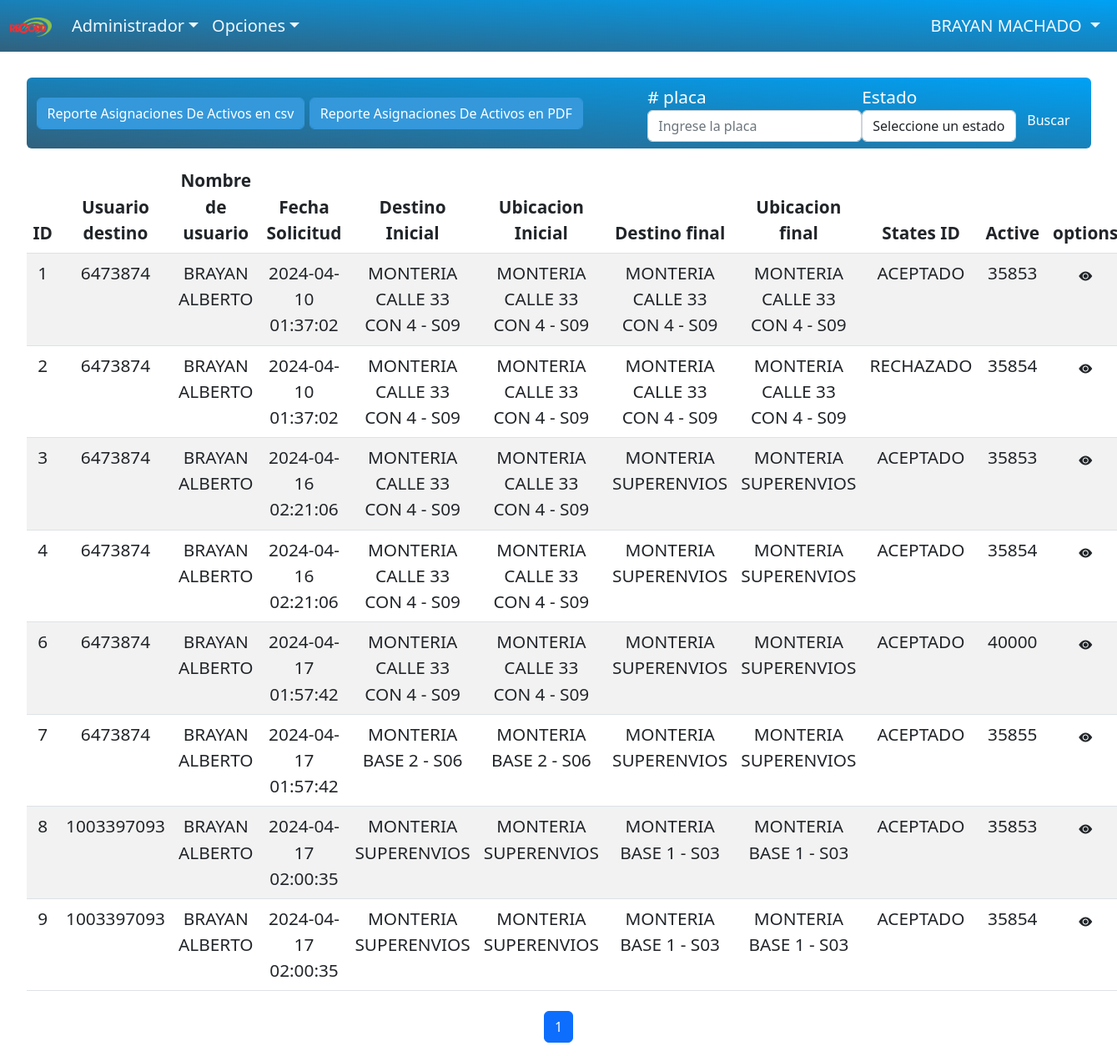
The page /administrador/asignaciones_de_activos.php (signed in) on the database its author committed.
### tables this page shows
CREATE TABLE `activos_solicitud` (
  `id` int NOT NULL,
  `id_solicitud` int DEFAULT NULL,
  `id_activo` int NOT NULL,
  `ubicacion_inicial` int DEFAULT NULL,
  `destino_inicial` int DEFAULT NULL,
  `estado` int DEFAULT '3',
  `id_usuario_destino` int NOT NULL,
  `fecha_creacion` timestamp NULL DEFAULT CURRENT_TIMESTAMP
);

CREATE TABLE `solicitudes_transferencia` (
  `id` int NOT NULL,
  `usuario_origen` int NOT NULL,
  `usuario_destino` int NOT NULL,
  `zona` int DEFAULT NULL,
  `centro_costo` int NOT NULL,
  `destino` int NOT NULL,
  `ubicacion` int NOT NULL,
  `fecha_solicitud` timestamp NULL DEFAULT CURRENT_TIMESTAMP,
  `estado` int NOT NULL DEFAULT '3'
);

CREATE TABLE `usuarios` (
  `identificacion` int NOT NULL,
  `nombres` varchar(45) DEFAULT NULL,
  `apellidos` varchar(50) NOT NULL,
  `usuario` varchar(45) DEFAULT NULL,
  `password` varchar(5000) DEFAULT NULL,
  `rol` int DEFAULT NULL,
  `fk_idzona` int DEFAULT NULL,
  `estado` int DEFAULT NULL
);

CREATE TABLE `destino` (
  `desti_id` int NOT NULL,
  `nombre_destino` varchar(60) DEFAULT NULL,
  `fk_idcentrocosto` int DEFAULT NULL,
  `fk_pais` int DEFAULT NULL,
  `fk_departamento` int DEFAULT NULL,
  `fk_ciudad` int DEFAULT NULL,
  `estado` int DEFAULT NULL
);

CREATE TABLE `ubicacion` (
  `ubica_id` int NOT NULL,
  `nombre_ubicacion` varchar(1000) DEFAULT NULL,
  `fk_desti_id` int DEFAULT NULL,
  `fk_pais` int DEFAULT NULL,
  `fk_departamento` int DEFAULT NULL,
  `fk_ciudad` int DEFAULT NULL,
  `estado` int DEFAULT NULL
);

CREATE TABLE `estadotraslado` (
  `id` int NOT NULL,
  `nombre` varchar(15) NOT NULL
);

### administrador/usuarios/nombre_usuarios.php (called while the page is built, shortened)
<?php
if (isset($_SESSION["usuario"]) && !empty($_SESSION["usuario"]) && !empty($_SESSION["nombres"]) && !empty($_SESSION["apellidos"]) && !empty($_SESSION["identificacion"])
&& !empty($_SESSION["fk_idzona"])) {
    $n_usuario = $_SESSION["nombres"];
    $apellidos = $_SESSION["apellidos"];
} else {
    header("Location: ../login.php");
    exit();
}
?>

### administrador/busquedas/buscarAsignacionActivos.php (called while the page is built, shortened)
<?php
    include_once '../database/db.php';
    $totalResultsSql = "SELECT COUNT(*) as total FROM activos_solicitud";
    $totalResultQuery = ejecutarConsulta($conexion, $totalResultsSql);
    $totalResultRow = mysqli_fetch_assoc($totalResultQuery);
    $totalResults = $totalResultRow['total'];
    function ejecutarConsulta($conexion, $sql) {
    $result = $conexion->query($sql);
     return $result;
    }
    $search = "";
    $page = 1;
    $resultsPerPage = 10;
    $sql = "SELECT aso.id,
    st.usuario_destino AS usuario_destino,
    usu.nombres AS nombre_usuario,
    st.fecha_solicitud AS fecha_solicitud,
    dn.nombre_destino AS destino_inicial,
    ub.nombre_ubicacion AS ubicacion_inicial,
    dns.nombre_destino AS destino_final,
    ubi.nombre_ubicacion AS ubicacion_final,
    est.nombre AS nombre_estado_traslado,
    aso.id_activo
    FROM activos_solicitud aso
    LEFT JOIN solicitudes_transferencia st ON aso.id_solicitud = st.id
    LEFT JOIN usuarios usu ON st.usuario_origen = usu.identificacion
    LEFT JOIN destino dn ON aso.destino_inicial = dn.desti_id
    LEFT JOIN ubicacion ub ON aso.ubicacion_inicial = ub.ubica_id
    LEFT JOIN ubicacion ubi ON st.ubicacion = ubi.ubica_id
    LEFT JOIN destino dns ON st.destino = dns.desti_id
    LEFT JOIN estadotraslado est ON aso.estado = est.id";
    $offset = ($page - 1) * $resultsPerPage;
    $sql .= " LIMIT $offset, $resultsPerPage";
    $result = ejecutarConsulta($conexion, $sql);
    ?>

### administrador/asignaciones_de_activos.php (the view, shortened to what this page needs)
<?php
include_once "usuarios/nombre_usuarios.php";
include_once "../database/db.php";
$sql = "SELECT aso.id,
    st.usuario_destino AS usuario_destino,
    usu.nombres AS nombre_usuario,
    st.fecha_solicitud AS fecha_solicitud,
    dn.nombre_destino AS destino_inicial,
    ub.nombre_ubicacion AS ubicacion_inicial,
    dns.nombre_destino AS destino_final,
    ubi.nombre_ubicacion AS ubicacion_final,
    est.nombre AS nombre_estado_traslado,
    aso.id_activo
    FROM activos_solicitud aso
    LEFT JOIN solicitudes_transferencia st ON aso.id_solicitud = st.id
    LEFT JOIN usuarios usu ON st.usuario_origen = usu.identificacion
    LEFT JOIN destino dn ON aso.destino_inicial = dn.desti_id
    LEFT JOIN ubicacion ub ON aso.ubicacion_inicial = ub.ubica_id
    LEFT JOIN ubicacion ubi ON st.ubicacion = ubi.ubica_id
    LEFT JOIN destino dns ON st.destino = dns.desti_id
    LEFT JOIN estadotraslado est ON aso.estado = est.id";
$result = $conexion->query($sql);
?>
<!DOCTYPE html>
<html lang="en">
<head>
    <link rel="stylesheet" href="https://cdn.jsdelivr.net/npm/bootstrap@5.2.3/dist/css/bootstrap.min.css">
    <link rel="stylesheet" href="https://cdn.jsdelivr.net/npm/bootstrap-icons@1.11.1/font/bootstrap-icons.css">
    <link rel="stylesheet" href="../css/activos.css">
</head>
<body>
    <?php
    include('header.php');
    ?>
    <br>
    <div class="container">
        <nav class="navbar navsep navbar-expand-sm navbar-rednav bg-rednav rounded">
            <div class="container-fluid">
                <div class="navbar-collapse" id="mynavbar">
                    <ul class="navbar-nav me-auto">
                        <div>
                            <a class="btn third" data-method="get" href="">Reporte Asignaciones De Activos en
                                csv</a>
                            <button onclick="generarPDF()" class="btn third">Reporte Asignaciones De Activos en
                                PDF</button>
                        </div>
                    </ul>
                    <form class="d-flex">
                        <div class="form-group">
                            <label class="text-white" for="plate_filter"># placa</label>
                            <input class="form-control" onchange="this.form.requestSubmit()"
                                placeholder="Ingrese la placa" type="text" name="search" id="search">
                        </div>
                        <div class="form-group">
                            <label class="text-white" for="state_id">Estado</label>
                            <select class="form-control" onchange="this.form.requestSubmit()" name="state_id"
                                id="state_id">
                                <option value="">Seleccione un estado</option>
                            </select>
                        </div>
                        <div class="form-group mt-4">
                            <input type="submit" name="commit" value="Buscar" class="btn btn-secondary"
                                onclick="this.form.submit()" data-disable-with="Buscar">
                        </div>
                    </form>
                </div>
            </div>
        </nav>
        <?php if ($result->num_rows > 0): ?>
        <table class="bigtables table  table-striped table-hover">
            <thead>
                <tr class="text-dark">
                    <th>ID</th>
                    <th>Usuario destino</th>
                    <th>Nombre de usuario</th>
                    <th>Fecha Solicitud</th>
                    <th>Destino Inicial</th>
                    <th>Ubicacion Inicial</th>
                    <th>Destino final</th>
                    <th>Ubicacion final</th>
                    <th>States ID</th>
                    <th>Active</th>
                    <th>options</th>
                </tr>
            </thead>
            <tbody>
                <?php
                    include_once 'busquedas/buscarAsignacionActivos.php';
                ?>
                <?php while($row = $result->fetch_assoc()): ?>
                <tr>
                    <td><?= $row['id'] ?></td>
                    <td><?= $row['usuario_destino'] ?></td>
                    <td><?= $row['nombre_usuario'] ?></td>
                    <td><?= $row['fecha_solicitud'] ?></td>
                    <td><?= $row['destino_inicial'] ?></td>
                    <td><?= $row['ubicacion_inicial'] ?></td>
                    <td><?= $row['destino_final'] ?></td>
                    <td><?= $row['ubicacion_final'] ?></td>
                    <td><?= $row['nombre_estado_traslado'] ?></td>
                    <td><?= $row['id_activo'] ?></td>
                    <td>
                        <a class="bi bi-eye-fill btn text-dark" href=""></a>
                    </td>
                </tr>
                <?php endwhile; ?>
            </tbody>
        </table>
        <?php else: ?>
        <p>No se encontraron activos enviados para esta solicitud.</p>
        <?php endif; ?>
    </div>
    <nav aria-label="...">
        <ul class="pagination justify-content-center mt-2">
            <?php
            include_once 'paginacion/paginacion.php';
        ?>
        </ul>
    </nav>
</body>
</html>

### administrador/header.php (shortened to what this page needs)
<!DOCTYPE html>
<html lang="en">
<head>
</head>
<body>
    <nav class="sep navbar navbar-expand-sm bg-rednav navbar">
        <div class="container-fluid">
            <a class="navbar-brand" href="principal_admin.php">
                <img class="" width="50px" src="../complemento/imagen/logorecord.png">
            </a>
            <div class="navbar-collapse collapse show" id="collapsibleNavbar">
                <ul class="navbar-nav">
                    <li class="nav-item dropdown">
                        <a class="nav-link dropdown-toggle" href="#" role="button" data-bs-toggle="dropdown"
                            style="font-size: 20px; color: aliceblue;"> Administrador</a>
                    </li>
                </ul>
                <div class="navbar-collapse collapse show" id="collapsibleNavbar">
                    <ul class="navbar-nav">
                        <li class="nav-item dropdown">
                            <a class="nav-link dropdown-toggle" href="#" role="button" data-bs-toggle="dropdown"
                                style="font-size: 20px; color: aliceblue;">Opciones</a>
                        </li>
                    </ul>
                </div>
            </div>
            <ul class="navbar-nav">
                <li class="nav-item dropdown">
                    <a class="nav-link dropdown-toggle " href="#" role="button" data-bs-toggle="dropdown"
                        style="font-size: 20px; color: aliceblue;">
                        <?php echo $n_usuario; ?> <?php echo $apellidos; ?>
                    </a>
                </li>
            </ul>
        </div>
    </nav>
</body>
</html>

### administrador/paginacion/paginacion.php (shortened to what this page needs)
<?php
    $maxButtonsToShow = 3;
    $totalPages = ceil($totalResults / $resultsPerPage);
    $page = isset($_GET['page']) ? (int)$_GET['page'] : 1;
    $startPage = max(1, $page - floor($maxButtonsToShow / 2));
    $endPage = min($totalPages, $startPage + $maxButtonsToShow - 1);
    $diff = $maxButtonsToShow - ($endPage - $startPage + 1);
    if ($diff > 0) {
        $startPage = max(1, $startPage - $diff);
    }
    echo '<ul class="pagination justify-content-center mt-2" >';
    for ($i = $startPage; $i <= $endPage; $i++) {
        echo '<li class="page-item ' . ($i == $page ? 'active' : '') . '"><a class="page-link" href="?search=' . $search . '&page=' . $i . '">' . $i . '</a></li>';
    }
    echo '</ul>';
?>

### rows shown on the page
activos_solicitud: id "1", id_solicitud.usuario_destino "6473874", id_usuario_destino.nombres "BRAYAN ALBERTO", id_solicitud.fecha_solicitud "2024-04-10 01:37:02", destino_inicial.nombre_destino "MONTERIA CALLE 33 CON 4 - S09", ubicacion_inicial.nombre_ubicacion "MONTERIA CALLE 33 CON 4 - S09", estado.nombre "ACEPTADO", id_activo "35853"
activos_solicitud: id "2", id_solicitud.usuario_destino "6473874", id_usuario_destino.nombres "BRAYAN ALBERTO", id_solicitud.fecha_solicitud "2024-04-10 01:37:02", destino_inicial.nombre_destino "MONTERIA CALLE 33 CON 4 - S09", ubicacion_inicial.nombre_ubicacion "MONTERIA CALLE 33 CON 4 - S09", estado.nombre "RECHAZADO", id_activo "35854"
activos_solicitud: id "3", id_solicitud.usuario_destino "6473874", id_usuario_destino.nombres "BRAYAN ALBERTO", id_solicitud.fecha_solicitud "2024-04-16 02:21:06", destino_inicial.nombre_destino "MONTERIA CALLE 33 CON 4 - S09", ubicacion_inicial.nombre_ubicacion "MONTERIA CALLE 33 CON 4 - S09", destino.nombre_destino "MONTERIA SUPERENVIOS", ubicacion.nombre_ubicacion "MONTERIA SUPERENVIOS", estado.nombre "ACEPTADO", id_activo "35853"
activos_solicitud: id "4", id_solicitud.usuario_destino "6473874", id_usuario_destino.nombres "BRAYAN ALBERTO", id_solicitud.fecha_solicitud "2024-04-16 02:21:06", destino_inicial.nombre_destino "MONTERIA CALLE 33 CON 4 - S09", ubicacion_inicial.nombre_ubicacion "MONTERIA CALLE 33 CON 4 - S09", destino.nombre_destino "MONTERIA SUPERENVIOS", ubicacion.nombre_ubicacion "MONTERIA SUPERENVIOS", estado.nombre "ACEPTADO", id_activo "35854"
activos_solicitud: id "6", id_solicitud.usuario_destino "6473874", id_usuario_destino.nombres "BRAYAN ALBERTO", id_solicitud.fecha_solicitud "2024-04-17 01:57:42", destino_inicial.nombre_destino "MONTERIA CALLE 33 CON 4 - S09", ubicacion_inicial.nombre_ubicacion "MONTERIA CALLE 33 CON 4 - S09", destino.nombre_destino "MONTERIA SUPERENVIOS", ubicacion.nombre_ubicacion "MONTERIA SUPERENVIOS", estado.nombre "ACEPTADO", id_activo "40000"
activos_solicitud: id "7", id_solicitud.usuario_destino "6473874", id_usuario_destino.nombres "BRAYAN ALBERTO", id_solicitud.fecha_solicitud "2024-04-17 01:57:42", destino_inicial.nombre_destino "MONTERIA BASE 2 - S06", ubicacion_inicial.nombre_ubicacion "MONTERIA BASE 2 - S06", destino.nombre_destino "MONTERIA SUPERENVIOS", ubicacion.nombre_ubicacion "MONTERIA SUPERENVIOS", estado.nombre "ACEPTADO", id_activo "35855"
activos_solicitud: id "8", id_solicitud.usuario_destino "1003397093", usuarios.nombres "BRAYAN ALBERTO", id_solicitud.fecha_solicitud "2024-04-17 02:00:35", destino_inicial.nombre_destino "MONTERIA SUPERENVIOS", ubicacion_inicial.nombre_ubicacion "MONTERIA SUPERENVIOS", destino.nombre_destino "MONTERIA BASE 1 - S03", ubicacion.nombre_ubicacion "MONTERIA BASE 1 - S03", estado.nombre "ACEPTADO", id_activo "35853"
activos_solicitud: id "9", id_solicitud.usuario_destino "1003397093", usuarios.nombres "BRAYAN ALBERTO", id_solicitud.fecha_solicitud "2024-04-17 02:00:35", destino_inicial.nombre_destino "MONTERIA SUPERENVIOS", ubicacion_inicial.nombre_ubicacion "MONTERIA SUPERENVIOS", destino.nombre_destino "MONTERIA BASE 1 - S03", ubicacion.nombre_ubicacion "MONTERIA BASE 1 - S03", estado.nombre "ACEPTADO", id_activo "35854"

### other values the page prints
$n_usuario "BRAYAN"
$apellidos "MACHADO"
